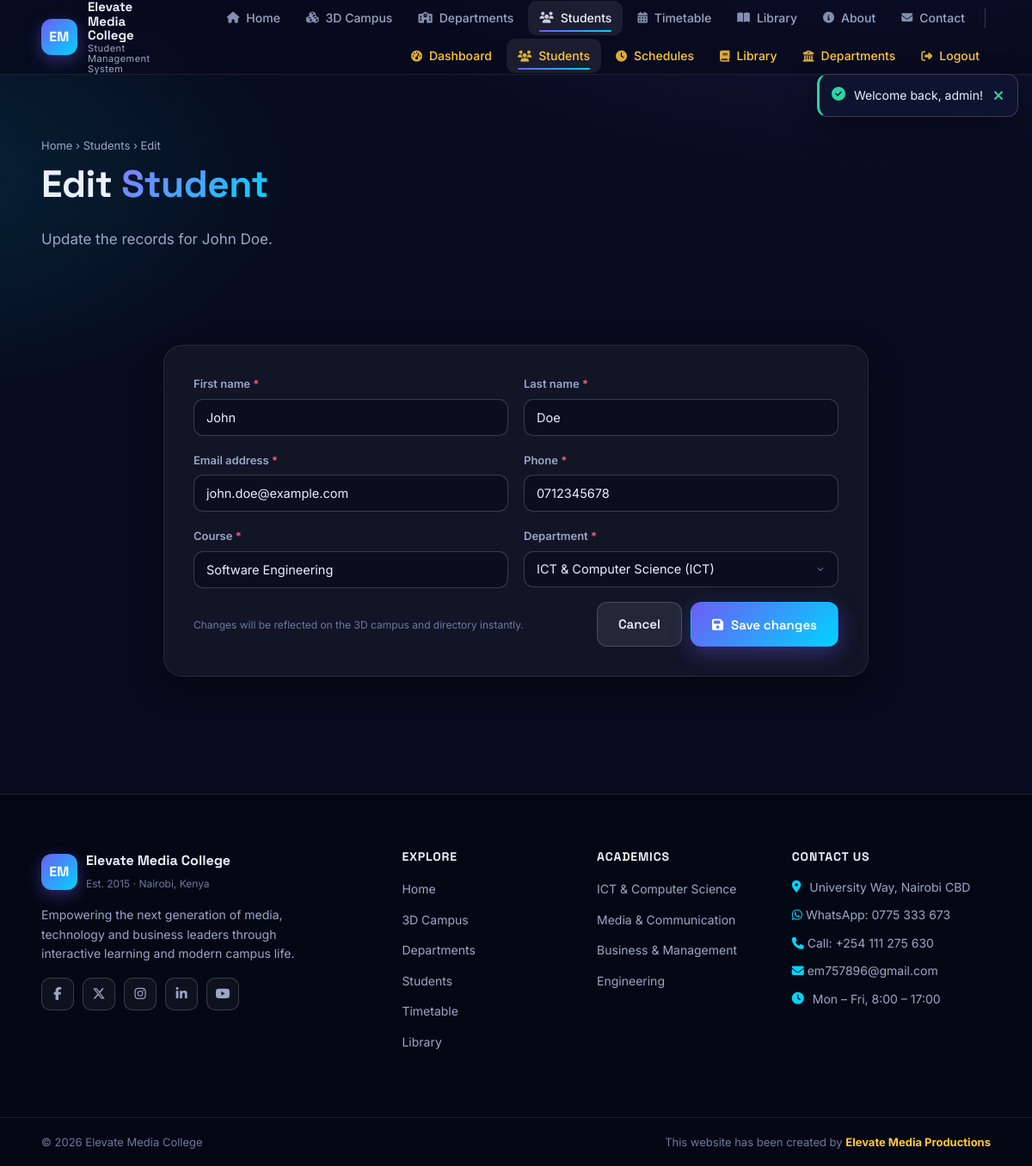
/student-management-system/edit.php?id=1 (signed in), run on the app's committed database.
### tables this page shows
CREATE TABLE IF NOT EXISTS students (
    id INT AUTO_INCREMENT PRIMARY KEY,
    first_name VARCHAR(100) NOT NULL,
    last_name VARCHAR(100) NOT NULL,
    email VARCHAR(150) NOT NULL UNIQUE,
    phone VARCHAR(50) NOT NULL,
    course VARCHAR(100) NOT NULL,
    department VARCHAR(100) NOT NULL,
    avatar_color VARCHAR(20) NOT NULL DEFAULT '#6d5df6',
    created_at TIMESTAMP DEFAULT CURRENT_TIMESTAMP
);

CREATE TABLE IF NOT EXISTS departments (
    id INT AUTO_INCREMENT PRIMARY KEY,
    name VARCHAR(120) NOT NULL,
    code VARCHAR(20) NOT NULL UNIQUE,
    building VARCHAR(120) NOT NULL,
    color VARCHAR(20) NOT NULL DEFAULT '#6d5df6',
    head VARCHAR(120) NOT NULL,
    established YEAR NOT NULL,
    description TEXT
);

### student-management-system/includes/functions.php (called while the page is built, shortened)
<?php
if (!function_exists('e')) {
    function e(?string $value): string
    {
        return htmlspecialchars((string) $value, ENT_QUOTES, 'UTF-8');
    }
}

### student-management-system/edit.php (the view, shortened to what this page needs)
<?php
require_once __DIR__ . '/includes/config.php';
$id = isset($_GET['id']) ? (int) $_GET['id'] : 0;
$stmt = $pdo->prepare('SELECT * FROM students WHERE id = ?');
$stmt->execute([$id]);
$student = $stmt->fetch();
$depts = $pdo->query('SELECT code, name FROM departments ORDER BY name')->fetchAll();
include __DIR__ . '/includes/header.php';
?>
<section class="page-head">
    <div class="container">
        <p class="crumb"><a href="home.php">Home</a> &rsaquo; <a href="admin/students.php">Students</a> &rsaquo; Edit</p>
        <h1>Edit <span class="grad-text">Student</span></h1>
        <p class="lead">Update the records for <?= e($student['first_name']) ?> <?= e($student['last_name']) ?>.</p>
    </div>
</section>
<section class="section-sm">
    <div class="container" style="max-width:820px">
        <form class="form-card" action="process_edit.php" method="post">
            <div class="form-grid">
                <div class="field">
                    <label for="first_name">First name <span class="req">*</span></label>
                    <input class="input" type="text" id="first_name" name="first_name" required value="<?= e($student['first_name']) ?>">
                </div>
                <div class="field">
                    <label for="last_name">Last name <span class="req">*</span></label>
                    <input class="input" type="text" id="last_name" name="last_name" required value="<?= e($student['last_name']) ?>">
                </div>
                <div class="field">
                    <label for="email">Email address <span class="req">*</span></label>
                    <input class="input" type="email" id="email" name="email" required value="<?= e($student['email']) ?>">
                </div>
                <div class="field">
                    <label for="phone">Phone <span class="req">*</span></label>
                    <input class="input" type="text" id="phone" name="phone" required value="<?= e($student['phone']) ?>">
                </div>
                <div class="field">
                    <label for="course">Course <span class="req">*</span></label>
                    <input class="input" type="text" id="course" name="course" required value="<?= e($student['course']) ?>">
                </div>
                <div class="field">
                    <label for="department">Department <span class="req">*</span></label>
                    <select class="input" id="department" name="department" required>
                        <?php foreach ($depts as $d): ?>
                            <option value="<?= e($d['code']) ?>" <?= $student['department'] === $d['code'] ? 'selected' : '' ?>><?= e($d['name']) ?> (<?= e($d['code']) ?>)</option>
                        <?php endforeach; ?>
                    </select>
                </div>
            </div>
            <div class="flex-between mt-2" style="align-items:center">
                <span class="field-hint">Changes will be reflected on the 3D campus and directory instantly.</span>
                <div style="display:flex; gap:10px">
                    <a class="btn btn-ghost" href="admin/students.php">Cancel</a>
                    <button class="btn btn-primary" type="submit"><i class="fa-solid fa-floppy-disk"></i> Save changes</button>
                </div>
            </div>
        </form>
    </div>
</section>
<?php include __DIR__ . '/includes/footer.php';

### student-management-system/assets/css/styles.css (style rules this page uses)
:root { --bg: #070b1d; --bg-2: #0c1230; --bg-3: #111a3f; --surface: rgba(255, 255, 255, .045); --surface-2: rgba(255, 255, 255, .08); --surface-3: rgba(255, 255, 255, .12); --border: rgba(255, 255, 255, .09); --border-2: rgba(255, 255, 255, .18); --text: #eaf0ff; --text-dim: #9aa7c7; --text-mute: #6b7a9f; --violet: #6d5df6; --cyan: #00d4ff; --gold: #ffc93c; --green: #2dd4a7; --red: #ff5c7a; --amber: #ffb454; --grad: linear-gradient(135deg, var(--violet) 0%, var(--cyan) 100%); --grad-2: linear-gradient(135deg, #8b7bff 0%, #00d4ff 100%); --gold-grad: linear-gradient(135deg, #ffd166, #ff9f1c); --font-head: 'Space Grotesk', sans-serif; --font-body: 'Inter', sans-serif; --radius: 16px; --radius-sm: 10px; --radius-lg: 22px; --shadow-sm: 0 2px 10px rgba(0, 0, 0, .35); --shadow: 0 12px 34px rgba(0, 0, 0, .4); --shadow-lg: 0 28px 70px rgba(0, 0, 0, .5); --glow: 0 0 0 1px rgba(109, 93, 246, .35), 0 8px 40px rgba(109, 93, 246, .28); --header-h: 72px; --radius-card: 18px; }
*, *::before, *::after { box-sizing: border-box; }
html { scroll-behavior: smooth; }
body { margin: 0; font-family: var(--font-body); font-size: 16px; line-height: 1.6; color: var(--text); background: radial-gradient(1200px 600px at 85% -10%, rgba(109, 93, 246, .18), transparent 60%), radial-gradient(900px 500px at -10% 15%, rgba(0, 212, 255, .12), transparent 55%), var(--bg); background-attachment: fixed; -webkit-font-smoothing: antialiased; min-height: 100vh; display: flex; flex-direction: column; }
a { color: var(--cyan); text-decoration: none; transition: color .18s ease; }
h1, h2, h3, h4, h5 { font-family: var(--font-head); line-height: 1.2; margin: 0 0 .55em; letter-spacing: -.01em; }
p { margin: 0 0 1em; }
.container { width: min(1200px, 92%); margin-inline: auto; }
.section-sm { padding: clamp(32px, 5vw, 56px) 0; }
.grad-text { background: var(--grad-2); -webkit-background-clip: text; background-clip: text; -webkit-text-fill-color: transparent; color: transparent; }
.btn { display: inline-flex; align-items: center; justify-content: center; gap: 9px; font-family: var(--font-head); font-weight: 600; font-size: 15px; padding: 13px 24px; border-radius: 12px; cursor: pointer; border: 1px solid transparent; transition: all .2s ease; text-decoration: none; white-space: nowrap; }
.btn-primary { background: var(--grad); color: #fff; box-shadow: 0 8px 24px rgba(109, 93, 246, .35); }
.btn-ghost { background: var(--surface-2); border-color: var(--border-2); color: var(--text); }
.form-card { background: var(--surface); border: 1px solid var(--border); border-radius: var(--radius-lg); padding: clamp(22px, 4vw, 34px); box-shadow: var(--shadow); }
.form-grid { display: grid; gap: 18px; grid-template-columns: 1fr 1fr; }
.field { display: flex; flex-direction: column; gap: 7px; }
.field label { font-size: 13px; font-weight: 600; color: var(--text-dim); }
.field label .req { color: var(--red); }
.input, select.input, textarea.input { width: 100%; padding: 12px 14px; background: rgba(7, 11, 29, .55); color: var(--text); border: 1px solid var(--border-2); border-radius: 11px; font-family: var(--font-body); font-size: 14.5px; transition: border-color .18s ease, box-shadow .18s ease; }
.input::placeholder { color: var(--text-mute); }
select.input { appearance: none; -webkit-appearance: none; background-repeat: no-repeat; background-position: right 14px center; }
.field-hint { font-size: 12px; color: var(--text-mute); }
.page-head { padding: clamp(40px, 6vw, 72px) 0 clamp(20px, 3vw, 36px); }
.page-head h1 { font-size: clamp(28px, 4.5vw, 44px); }
.page-head .crumb { font-size: 13px; color: var(--text-dim); margin-bottom: 8px; }
.page-head .crumb a { color: var(--text-dim); }
.mt-2 { margin-top: 16px; }
.flex-between { display: flex; justify-content: space-between; align-items: center; gap: 12px; flex-wrap: wrap; }
.lead { font-size: 17px; color: var(--text-dim); }

### data on the page
students: first_name "John", last_name "Doe", email "john.doe@example.com", phone "0712345678", course "Software Engineering", department "ICT & Computer Science (ICT)"

### other printed values
APP_TAGLINE "Student Management System"
$item[1] "Home"
$item[1] "3D Campus"
$item[1] "Departments"
$item[1] "Students"
$item[1] "Timetable"
$item[1] "Library"
$item[1] "About"
$item[1] "Contact"
$item[1] "Dashboard"
$item[1] "Schedules"
$f['message'] "Welcome back, admin!"
APP_NAME "Elevate Media College"
